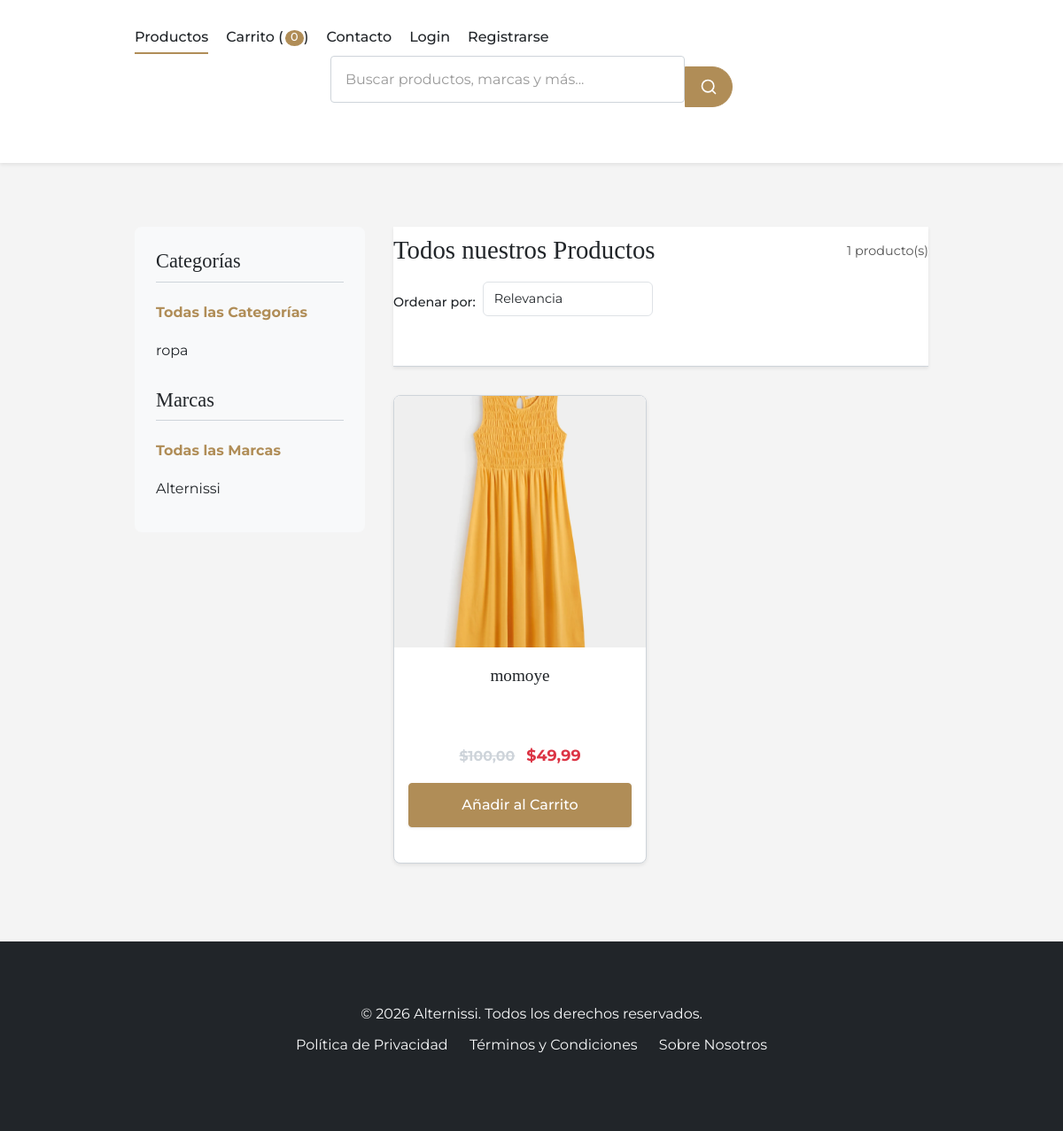
/productos/, run on the app's committed database.
### post/models.py (models this page shows, shortened)
class TimeStampedModel(models.Model):
    creado = models.DateTimeField(auto_now_add=True, db_index=True)
    actualizado = models.DateTimeField(auto_now=True)
    class Meta:
        abstract = True

class Categoria(TimeStampedModel):
    nombre = models.CharField(max_length=100, unique=True)
    slug = models.SlugField(max_length=100, unique=True, allow_unicode=True)
    descripcion = models.TextField(blank=True)
    imagen = models.ImageField(upload_to='categorias/', blank=True, null=True)
    activo = models.BooleanField(default=True)
    orden = models.PositiveIntegerField(default=0)
    class Meta:
        verbose_name = 'categoría'
        verbose_name_plural = 'categorías'
        ordering = ['orden', 'nombre']
        indexes = [
            models.Index(fields=['nombre']),
            models.Index(fields=['activo']),
        ]

class Marca(TimeStampedModel):
    nombre = models.CharField(max_length=100, unique=True)
    slug = models.SlugField(max_length=100, unique=True, allow_unicode=True)
    descripcion = models.TextField(blank=True)
    logo = models.ImageField(upload_to='marcas/', blank=True, null=True)
    activo = models.BooleanField(default=True)
    sitio_web = models.URLField(blank=True)
    class Meta:
        ordering = ['nombre']
        verbose_name_plural = 'marcas'
        indexes = [
            models.Index(fields=['nombre']),
            models.Index(fields=['activo']),
        ]

class Producto(TimeStampedModel):
    class Talla(models.TextChoices):
        XS = 'XS', 'Extra Small'
        S = 'S', 'Small'
        M = 'M', 'Medium'
        L = 'L', 'Large'
        XL = 'XL', 'Extra Large'
        XXL = 'XXL', 'Extra Extra Large'
        U = 'U', 'Única'
    class Genero(models.TextChoices):
        HOMBRE = 'H', 'Hombre'
        MUJER = 'M', 'Mujer'
        UNISEX = 'U', 'Unisex'
        NINO = 'N', 'Niño'
    nombre = models.CharField(max_length=200)
    slug = models.SlugField(max_length=200, unique=True, allow_unicode=True)
    sku = models.CharField(max_length=50, unique=True, editable=False, default=generar_sku)
    descripcion = models.TextField()
    caracteristicas = models.JSONField(default=dict, blank=True)  # Django 5.0+ feature
    precio = models.DecimalField(max_digits=12, decimal_places=2)
    precio_descuento = models.DecimalField(
        max_digits=12,
        decimal_places=2,
        blank=True,
        null=True,
        help_text="Si se especifica, será el precio mostrado como oferta."
    )
    categoria = models.ForeignKey(
        Categoria,
        related_name='productos',
        on_delete=models.PROTECT
    )
    marca = models.ForeignKey(
        Marca,
        related_name='productos',
        on_delete=models.SET_NULL,
        null=True,
        blank=True
    )
    talla = models.CharField(
        max_length=4,
        choices=Talla.choices,
        default=Talla.U
    )
    genero = models.CharField(
        max_length=1,
        choices=Genero.choices,
        default=Genero.UNISEX
    )
    color = models.CharField(max_length=50)
    material = models.CharField(max_length=100)
    stock = models.PositiveIntegerField()
    disponible = models.BooleanField(default=True)
    destacado = models.BooleanField(default=False)
    nuevo = models.BooleanField(default=False)
    etiquetas = models.ManyToManyField('EtiquetaProducto', blank=True)
    class Meta:
        ordering = ['-creado']
        indexes = [
            models.Index(fields=['nombre']),
            models.Index(fields=['precio']),
            models.Index(fields=['disponible']),
            models.Index(fields=['destacado']),
            models.Index(fields=['nuevo']),
            models.Index(fields=['categoria', 'disponible']),
        ]
        constraints = [
            models.CheckConstraint(
                check=Q(precio__gte=0),
                name='precio_positivo'
            ),
            models.CheckConstraint(
                check=Q(precio_descuento__isnull=True) | Q(precio_descuento__lt=F('precio')),
                name='descuento_valido'
            ),
        ]
    def get_absolute_url(self):
        return reverse('tienda:detalle_producto', args=[self.id, self.slug])
    @property
    def tiene_descuento(self):
        return self.precio_descuento is not None and self.precio_descuento < self.precio
    @property
    def precio_actual(self):
        return self.precio_descuento if self.tiene_descuento else self.precio

class ImagenProducto(TimeStampedModel):
    producto = models.ForeignKey(
        Producto,
        related_name='imagenes',
        on_delete=models.CASCADE
    )
    imagen = models.ImageField(
        upload_to='productos/',
        help_text="Imagen del producto (recomendado 800x800px)"
    )
    orden = models.PositiveIntegerField(default=0)
    principal = models.BooleanField(default=False)
    alt_text = models.CharField(
        max_length=125,
        blank=True,
        help_text="Texto alternativo para accesibilidad (SEO)"
    )
    class Meta:
        ordering = ['orden']
        verbose_name = 'imagen de producto'
        verbose_name_plural = 'imágenes de producto'
        constraints = [
            models.UniqueConstraint(
                fields=['producto', 'principal'],
                condition=Q(principal=True),
                name='unica_imagen_principal'
            )
        ]

### post/views.py (the view)
# urls.py: path('productos/', views.ListaProductosView.as_view(), name='lista_productos'),
class ListaProductosView(ListView):
    model = Producto
    template_name = 'post/lista_productos.html' # Corrected path
    context_object_name = 'productos'
    paginate_by = 12
    def get_queryset(self):
        queryset = super().get_queryset().filter(disponible=True).select_related('categoria', 'marca').prefetch_related('imagenes')
        categoria_slug = self.kwargs.get('categoria_slug')
        marca_slug = self.kwargs.get('marca_slug')
        if categoria_slug:
            queryset = queryset.filter(categoria__slug=categoria_slug)
        if marca_slug:
            queryset = queryset.filter(marca__slug=marca_slug)
        return queryset
    def get_context_data(self, **kwargs):
        context = super().get_context_data(**kwargs)
        context['categorias'] = Categoria.objects.filter(activo=True)
        context['marcas'] = Marca.objects.filter(activo=True)
        if self.kwargs.get('categoria_slug'):
            context['categoria_actual'] = get_object_or_404(Categoria, slug=self.kwargs['categoria_slug'])
        if self.kwargs.get('marca_slug'):
            context['marca_actual'] = get_object_or_404(Marca, slug=self.kwargs['marca_slug'])
        return context

### post/context_processors.py (called while the page is built)
def tienda_config_processor(request):
    config = ConfiguracionTienda.obtener_configuracion()
    moneda_simbolo_global = '$'
    if config and hasattr(config, 'simbolo_moneda') and config.simbolo_moneda:
        moneda_simbolo_global = config.simbolo_moneda
    return {
        'tienda_config': config,
        'moneda_simbolo_global': moneda_simbolo_global
    }

### post/models.py (called while the page is built)
    @classmethod
    def obtener_configuracion(cls):
        return cls.objects.filter(activo=True).first()

### post/templates/post/lista_productos.html (shortened to what this page needs)
{% extends "post/base.html" %}
{% load static %}
{% block content %}
<div class="container product-listing-page">
    <aside class="filters">
        <h3>Categorías</h3>
        <ul class="filter-list">
            <li><a href="{% url 'tienda:lista_productos' %}" {% if not categoria_actual and not marca_actual %}class="active"{% endif %}>Todas las Categorías</a></li>
            {% for categoria in categorias %}
                <li>
                    {% url 'tienda:productos_por_categoria' categoria_slug=categoria.slug as categoria_url %}
                    <a href="{{ categoria_url }}" >
                        {{ categoria.nombre }}
                    </a>
                </li>
            {% endfor %}
        </ul>
        <h3>Marcas</h3>
        <ul class="filter-list">
             <li><a href="{% url 'tienda:lista_productos' %}" {% if not marca_actual and not categoria_actual %}class="active"{% endif %}>Todas las Marcas</a></li>
            {% for marca_obj in marcas %}
                <li>
                    {% url 'tienda:productos_por_marca' marca_slug=marca_obj.slug as marca_url %}
                    <a href="{{ marca_url }}" >
                        {{ marca_obj.nombre }}
                    </a>
                </li>
            {% endfor %}
        </ul>
    </aside>
    <section class="product-list-main">
        <header class="list-header">
            <h2>
                {% if categoria_actual %}
                    Productos en {{ categoria_actual.nombre }}
                {% elif marca_actual %}
                    Productos de {{ marca_actual.nombre }}
                {% elif request.GET.q %}
                    Resultados para "{{ request.GET.q }}"
                {% else %}
                    Todos nuestros Productos
                {% endif %}
            </h2>
             <small class="product-count">{{ page_obj.paginator.count }} producto(s)</small>
            <form method="get" id="sortForm" class="sort-form">
                <label for="orden">Ordenar por:</label>
                <select name="orden" id="orden" class="form-control" onchange="this.form.submit()">
                    <option value="">Relevancia</option>
                </select>
            </form>
        </header>
        {% if productos %}
            <div class="product-grid">
                {% for producto in productos %}
                    <div class="product-card">
                        <a href="{{ producto.get_absolute_url }}" class="product-card__image-container">
                        {% if producto.imagenes.first %}
                            <img src="{{ producto.imagenes.first.imagen.url }}" alt="{{ producto.imagenes.first.alt_text|default:producto.nombre }}">
                        {% else %}
                            <img src="{% static 'post/images/placeholder.png' %}" alt="Imagen no disponible">
                        {% endif %}
                        </a>
                        <div class="product-card__info">
                            <a href="{{ producto.get_absolute_url }}" class="product-card__name">{{ producto.nombre }}</a>
                            <p class="product-card__description text-muted">{{ producto.descripcion_corta|truncatewords:10 }}</p>
                            <p class="product-card__price">
                                {% if producto.tiene_descuento %}
                                    <span class="original-price">${{ producto.precio|floatformat:2 }}</span>
                                    <span class="discounted-price">${{ producto.precio_actual|floatformat:2 }}</span>
                                {% else %}
                                    <span>${{ producto.precio_actual|floatformat:2 }}</span>
                                {% endif %}
                            </p>
                            <form action="{% url 'tienda:agregar_al_carrito' producto_id=producto.id %}" method="post" class="mt-auto">
                                <button type="submit" class="btn btn-primary w-100">Añadir al Carrito</button>
                            </form>
                        </div>
                    </div>
                {% endfor %}
            </div>
        {% else %}
            <div class="text-center py-5">
                <p class="lead">No se encontraron productos que coincidan con tus criterios.</p>
                <a href="{% url 'tienda:lista_productos' %}" class="btn btn-primary mt-3">Ver todos los productos</a>
            </div>
        {% endif %}
    </section>
</div>
{% endblock %}

### data on the page
Categoria: nombre "ropa"
Marca: nombre "Alternissi"
Producto: imagenes.first.imagen (picture), nombre "momoye", precio "100,00", precio_actual "49,99"

### other printed values
{{ global_cart_items|default:0 }} "0"
{{ page_obj.paginator.count }} "1"
